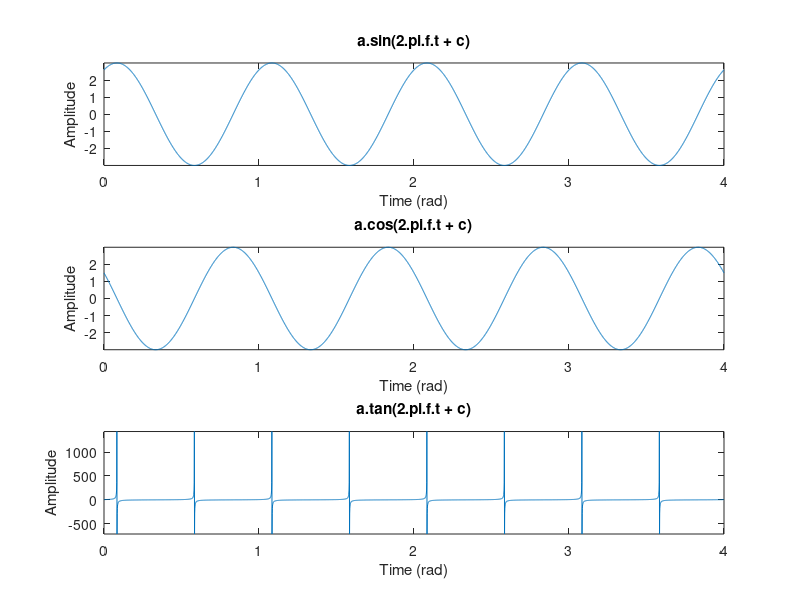
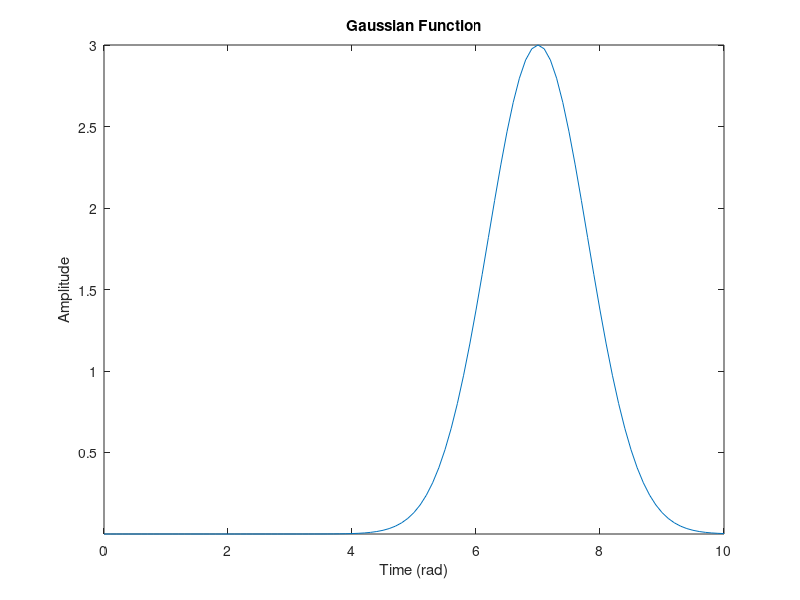
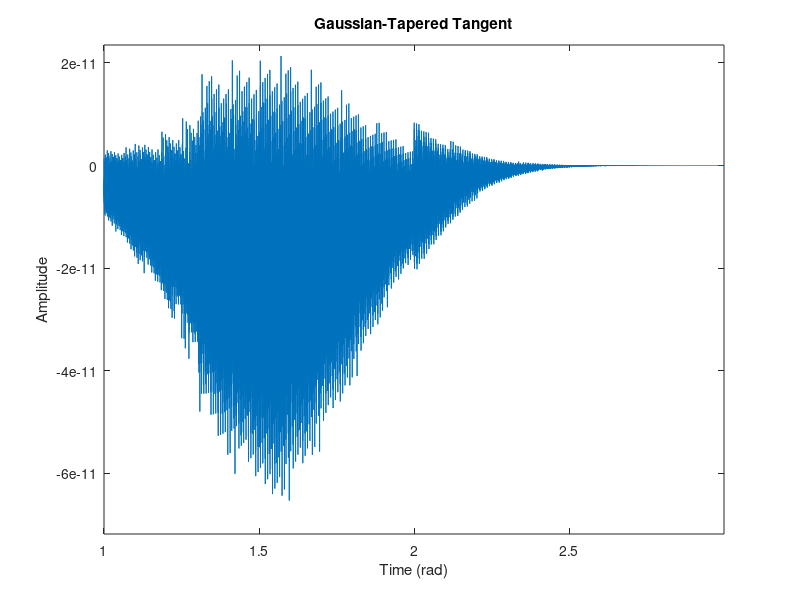

The MATLAB script that drew these images, in order:
% This is the exercise for '1. Trig Functions and Gaussians'

%% Functions
sin_wave = @(amp,freq,x,shift) amp*sin(2*pi*freq*x + shift);
cos_wave = @(amp,freq,x,shift) amp*cos(2*pi*freq*x + shift);
tan_wave = @(amp,freq,x,shift) amp*tan(2*pi*freq*x + shift);
gaus_func = @(amp,x,center,width) amp*exp((-(x-center).^2)/(2*width^2));

%% CONSTANTS
% Trig functions
TRIG_LOWER_BOUND = 0;
TRIG_HIGHER_BOUND = 4;
TRIG_INTERVAL = 0.001;

TRIG_AMPLITUDE = 3;
TRIG_PHASE_SHIFT = pi/3;
TRIG_FREQUENCY = 1;

% Gaussian function
GAUS_LOWER_BOUND = 0;
GAUS_HIGHER_BOUND = 10;
GAUS_INTERVAL = 0.1;

GAUS_AMPLITUDE = 3;
GAUS_CENTER = 7;
GAUS_WIDTH = 0.8;

% Gaussian-Tapered Tangent
TAP_LOWER_BOUND = 1;
TAP_HIGHER_BOUND = 3;
TAP_CENTER = 1.5;
TAP_WIDTH = 0.3;
TAP_AMPLITUDE = 3;
TAP_FREQUENCY = 8000;

%% Making ticks array for trig functions
trig_ticks = TRIG_LOWER_BOUND:TRIG_INTERVAL:TRIG_HIGHER_BOUND;

%% Computing trig functions over ticks array
waves = zeros(3, length(trig_ticks));
waves(1,:) = sin_wave(TRIG_AMPLITUDE,TRIG_FREQUENCY,trig_ticks,TRIG_PHASE_SHIFT);
waves(2,:) = cos_wave(TRIG_AMPLITUDE,TRIG_FREQUENCY,trig_ticks,TRIG_PHASE_SHIFT);
waves(3,:) = tan_wave(TRIG_AMPLITUDE,TRIG_FREQUENCY,trig_ticks,TRIG_PHASE_SHIFT);

%% Plotting trig functions
figure, clf

% sine wave
subplot(311)
plot(trig_ticks, waves(1,:))
title(['a.' 'sin(' '2.pi.f.t + c)'])
ylabel 'Amplitude'
xlabel 'Time (rad)'
axis tight

% cos wave
subplot(312)
plot(trig_ticks, waves(2,:))
title(['a.' 'cos(' '2.pi.f.t + c)'])
ylabel 'Amplitude'
xlabel 'Time (rad)'
axis tight

% tan wave
subplot(313)
plot(trig_ticks, waves(3,:))
title(['a.' 'tan(' '2.pi.f.t + c)'])
ylabel 'Amplitude'
xlabel 'Time (rad)'
axis tight

%% Making ticks array for gaussian function
gaus_ticks = GAUS_LOWER_BOUND:GAUS_INTERVAL:GAUS_HIGHER_BOUND;

%% Computing gaussian function over ticks array
gaus = gaus_func(GAUS_AMPLITUDE,gaus_ticks, GAUS_CENTER, GAUS_WIDTH);

%% Plotting gaussian function
figure, clf
plot(gaus_ticks, gaus)
title('Gaussian Function')
ylabel 'Amplitude'
xlabel 'Time (rad)'
axis tight

%% Computing Gaussian-Tapered Tangent
gaus_tan_ticks = TAP_LOWER_BOUND:1/TAP_FREQUENCY:TAP_HIGHER_BOUND-1/TAP_FREQUENCY;
gaus_tang = gaus_func(TAP_AMPLITUDE, gaus_tan_ticks, TAP_CENTER, TAP_WIDTH) .* ...
            tan_wave(1,8000,gaus_tan_ticks,0);

%% Plotting Gaussian-Tapered Tangent function
figure, clf
plot(gaus_tan_ticks, gaus_tang)
title('Gaussian-Tapered Tangent')
ylabel 'Amplitude'
xlabel 'Time (rad)'
axis tight
